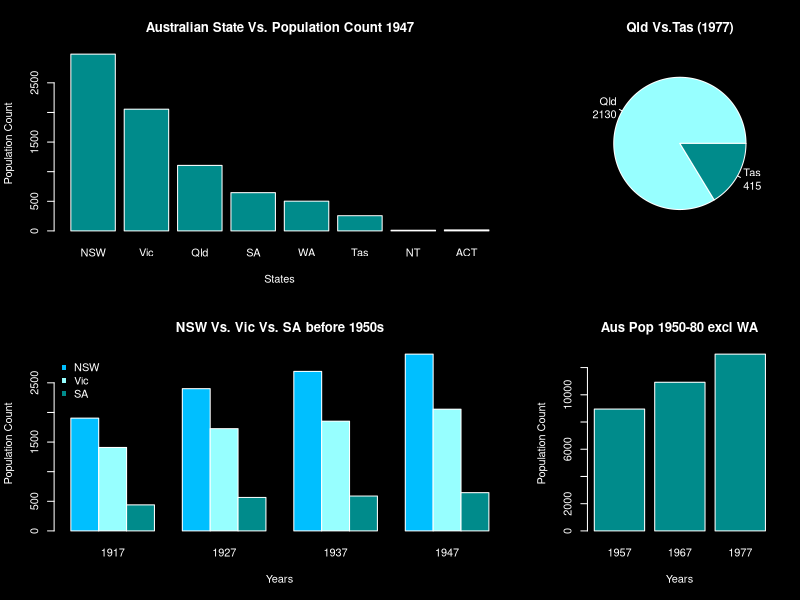

The R source for this figure:
#Note that if you are working from R Desktop, you may need to set the working directory first
#The below code does it
setwd("D:\\Users\\abhincha\\Downloads")

#Creating the data frame from the files
AustralianStates <- read.csv(file="austpop.csv", header=TRUE, sep=",")

#PLOT THE STATE WISE POPULATION FOR ALL THE STATES FOR THE YEAR 1947

# Setting the default property for all Graphs
par(bg="Black",fg="White")


#AustralianStates
StateDetailsForSelectedYear <- AustralianStates[AustralianStates$year == 1947,c(3:10)]
#StateDetailsForSelectedYear
PoPcount <- as.numeric(StateDetailsForSelectedYear[1,])
#PoPcount
StateNames <- names(StateDetailsForSelectedYear)
#StateNames


#Specifying the layout of the charts using the layout function
grid <- matrix(c(1,1,2,3,3,4), nrow=2,ncol=3,byrow=TRUE) # Creating the grid of the layout
layout(grid) #Passing the grid to the layout

#Plotting a bar chart to depict State wise population for all the states for the year 1947
barplot(PoPcount,names.arg = StateNames,xlab = "States",ylab = "Population Count",
main = "Australian State Vs. Population Count 1947",col.main="White",col.lab="White",col.axis="White",
col="darkcyan")




#PLOT A PIE CHART FOR DEPICTING POPULATIONS FOR QUEENS LAND VS TASMANIA IN THE YEAR 1977
#EXTRACTING REQUIRED DATA
statedetailsforyear <- AustralianStates[AustralianStates$year == 1977,c("Qld","Tas")]
statedetailsforYEAR <- as.numeric(statedetailsforyear)

#PLOTTING THE REQUIRED PIE
pie(statedetailsforYEAR, main="Qld Vs.Tas (1977)",col.main="White",
labels=(
paste
(
names(statedetailsforyear),statedetailsforYEAR,sep="\n"
)
)
,
col=c("darkslategray1","darkcyan")
)





#PLOT A COMPARISON BAR PLOT OR GROUP BAR BETWEEN NEW SOUTH WHALES, VICTORIA AND SOUTHERN AUSTRALIA 
#FOR THE YEARS BEFORE 1950

#Extract the data set relevant to your time period
statedetailsbeforegivendate <- AustralianStates[AustralianStates$year < 1950,c("year","NSW","Vic","SA")]

#Bind the rows for NSW and Vic in order to form a matrix that can be represented as a group bar
Count_Table <- rbind(statedetailsbeforegivendate$NSW,statedetailsbeforegivendate$Vic,statedetailsbeforegivendate$SA)

#Plotting the required bar
barplot(Count_Table,names.arg = statedetailsbeforegivendate$year,xlab = "Years",ylab = "Population Count",
main = "NSW Vs. Vic Vs. SA before 1950s",col.main="White",col.lab="White",col.axis="White",
col=c("deepskyblue","darkslategray1","darkcyan"),beside=T)

legend("topleft", c("NSW","Vic","SA"), pch=15, 
       col=c("deepskyblue","darkslategray1","darkcyan"), 
       bty="n")
       




#CALCULATE THE TOTAL POPULATION FOR AUSTRALIA EXCLUSIDNG WESTERN AUSTRALIA FOR THE YEAR BETWEEN 1950 and 1980
#AND PLOT IT IN A BAR

#Extracting the required data from the data frame
statedetailsbeforegivendaterange <- AustralianStates[AustralianStates$year > 1950 & AustralianStates$year < 1980,c("year","WA","Aust")]

populationdiff <- statedetailsbeforegivendaterange$Aust - statedetailsbeforegivendaterange$WA
years <- statedetailsbeforegivendaterange$year

barplot(populationdiff,names.arg = years,xlab = "Years",ylab = "Population Count",
main = "Aus Pop 1950-80 excl WA",col.main="White",col.lab="White",col.axis="White",
col="darkcyan")

